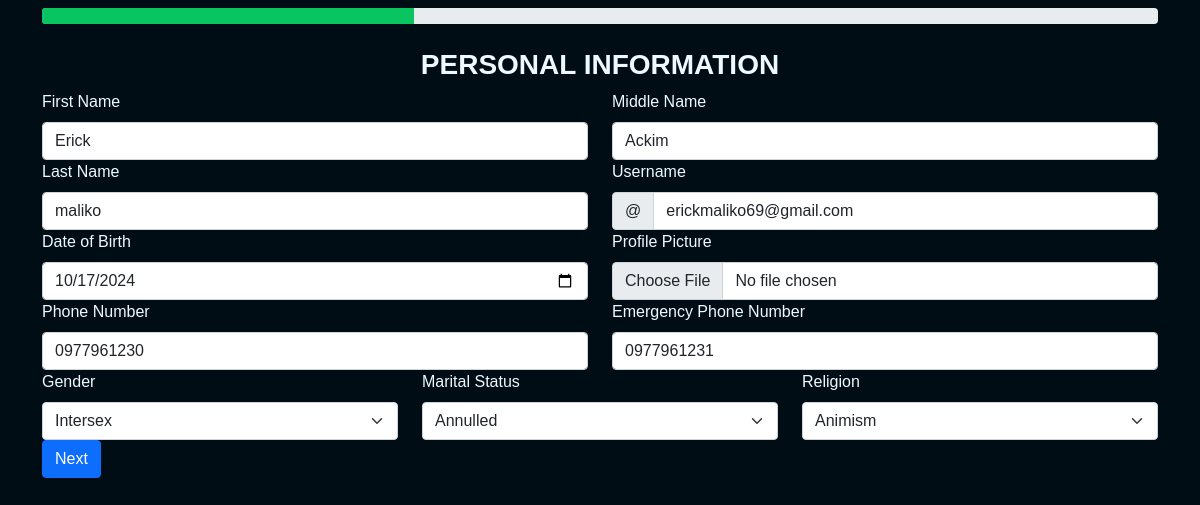
Before: /student_profile_update.php with the older database file.
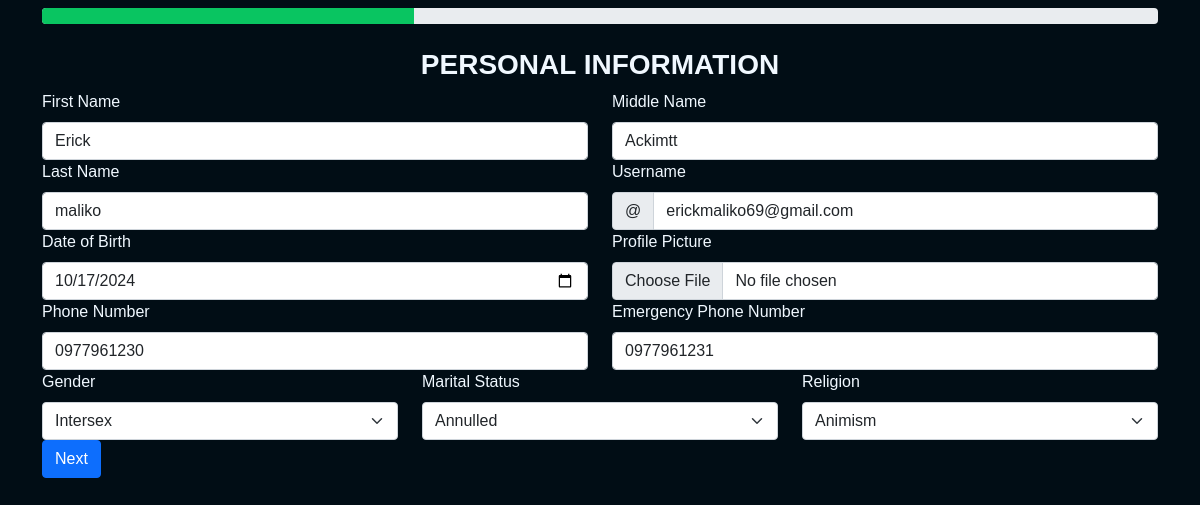
After: the same page with the newer database file.
### tables this page shows
CREATE TABLE `student_details_table` (
  `student_id` int(11) NOT NULL AUTO_INCREMENT,
  `first_name` varchar(50) NOT NULL,
  `middle_name` varchar(50) DEFAULT NULL,
  `last_name` varchar(50) NOT NULL,
  `username` varchar(50) NOT NULL,
  `date_of_birth` date NOT NULL,
  `profile_picture` varchar(255) DEFAULT NULL,
  `phone_number` varchar(15) NOT NULL,
  `emergency_phone` varchar(15) NOT NULL,
  `gender` int(10) NOT NULL,
  `marital_status` int(20) DEFAULT NULL,
  `religion` int(30) DEFAULT NULL,
  `program_id` int(11) NOT NULL,
  `certification_type` int(50) NOT NULL,
  `intake_type` int(20) NOT NULL,
  PRIMARY KEY (`student_id`),
  UNIQUE KEY `username` (`username`),
  KEY `program_id` (`program_id`),
  KEY `fk_gender` (`gender`),
  KEY `fk_marital_status` (`marital_status`),
  KEY `fk_religion` (`religion`),
  KEY `fk_certification_type` (`certification_type`),
  KEY `fk_intake_type` (`intake_type`),
  CONSTRAINT `fk_certification_type` FOREIGN KEY (`certification_type`) REFERENCES `certifications` (`certification_id`),
  CONSTRAINT `fk_gender` FOREIGN KEY (`gender`) REFERENCES `gender` (`gender_id`),
  CONSTRAINT `fk_intake_type` FOREIGN KEY (`intake_type`) REFERENCES `intake` (`intake_id`),
  CONSTRAINT `fk_marital_status` FOREIGN KEY (`marital_status`) REFERENCES `maritalstatus` (`status_id`),
  CONSTRAINT `fk_religion` FOREIGN KEY (`religion`) REFERENCES `religion` (`religion_id`),
  CONSTRAINT `student_details_table_ibfk_1` FOREIGN KEY (`program_id`) REFERENCES `programs` (`program_id`) ON DELETE CASCADE
);

CREATE TABLE `gender` (
  `gender_id` int(11) NOT NULL AUTO_INCREMENT,
  `gender_name` varchar(50) NOT NULL,
  PRIMARY KEY (`gender_id`)
);

CREATE TABLE `maritalstatus` (
  `status_id` int(11) NOT NULL AUTO_INCREMENT,
  `status_name` varchar(50) NOT NULL,
  PRIMARY KEY (`status_id`)
);

CREATE TABLE `religion` (
  `religion_id` int(11) NOT NULL AUTO_INCREMENT,
  `religion_name` varchar(50) NOT NULL,
  PRIMARY KEY (`religion_id`)
);

### student_profile_update.php (the view, shortened to what this page needs)
<?php
$servername = "localhost";
$username = "root";
$password = "";
$dbname = "woods";
$conn = new mysqli($servername, $username, $password, $dbname);
$student_id = $_SESSION['student_id'] ?? 15;
$options = [
    'certifications' => "SELECT certification_id, certification_name FROM certifications",
    'intakes' => "SELECT intake_id, intake_name FROM intake",
    'genders' => "SELECT gender_id, gender_name FROM gender",
    'marital_statuses' => "SELECT status_id, status_name FROM maritalStatus",
    'religions' => "SELECT religion_id, religion_name FROM religion",
    'nationalities' => "SELECT nationality_id, nationality_name FROM nationality",
    'qualification_levels' => "SELECT level_id, level_name FROM qualificationLevel"
];
foreach ($options as $key => $sql) {
    $result = $conn->query($sql);
}
$stmt = $conn->prepare("SELECT * FROM student_details_table WHERE student_id = ?");
$stmt->bind_param("i", $student_id);
$stmt->execute();
$student_result = $stmt->get_result();
$student = $student_result->fetch_assoc();
?>
<!DOCTYPE html>
<html lang="en">
<head>
    <link rel="stylesheet" href="https://cdn.jsdelivr.net/npm/bootstrap@5.1.3/dist/css/bootstrap.min.css">
    <link rel="stylesheet" href="https://cdnjs.cloudflare.com/ajax/libs/font-awesome/5.15.4/css/all.min.css">
    <link rel="stylesheet" href="Resources/staff_registration.css?v=<?php echo time(); ?>">
</head>
<body>
<section class="container mt-2">
    <div class="row">
        <div class="col-md-12">
            <div class="progress mb-4">
                <div id="progress-bar" class="progress-bar" role="progressbar" style="width: 33%;" aria-valuenow="33" aria-valuemin="0" aria-valuemax="100"></div>
            </div>
            <form class="needs-validation" id="multi-step-form" action="process_update.php" method="POST" enctype="multipart/form-data" novalidate>
                <div id="section-1" class="form-section active">
                    <h3>Personal Information</h3>
                    <div class="row">
                        <div class="col-md-6 position-relative">
                            <label for="first_name" class="form-label">First Name</label>
                            <input type="text" class="form-control" id="first_name" name="first_name" value="<?= htmlspecialchars($student['first_name'] ?? '') ?>" required>
                        </div>
                        <div class="col-md-6 position-relative">
                            <label for="middle_name" class="form-label">Middle Name</label>
                            <input type="text" class="form-control" id="middle_name" name="middle_name" value="<?= htmlspecialchars($student['middle_name'] ?? '') ?>">
                        </div>
                        <div class="col-md-6 position-relative">
                            <label for="last_name" class="form-label">Last Name</label>
                            <input type="text" class="form-control" id="last_name" name="last_name" value="<?= htmlspecialchars($student['last_name'] ?? '') ?>" required>
                        </div>
                        <div class="col-md-6 position-relative">
                            <label for="validationTooltipUsername" class="form-label">Username</label>
                            <div class="input-group has-validation">
                                <span class="input-group-text" id="validationTooltipUsernamePrepend">@</span>
                                <input type="text" class="form-control" id="validationTooltipUsername" name="username" value="<?= htmlspecialchars($student['username'] ?? '') ?>" required>
                            </div>
                        </div>
                        <div class="col-md-6 position-relative">
                            <label for="date_of_birth" class="form-label">Date of Birth</label>
                            <input type="date" class="form-control" id="date_of_birth" name="date_of_birth" value="<?= htmlspecialchars($student['date_of_birth'] ?? '') ?>" required>
                        </div>
                        <div class="col-md-6 position-relative">
                            <label for="profile_picture" class="form-label">Profile Picture</label>
                            <input type="file" class="form-control" id="profile_picture" name="profile_picture" accept="image/*" <?= empty($student['profile_picture']) ? 'required' : '' ?>>
                        </div>
                        <div class="col-md-6 position-relative">
                            <label for="phone_number" class="form-label">Phone Number</label>
                            <input type="text" class="form-control" id="phone_number" name="phone_number" value="<?= htmlspecialchars($student['phone_number'] ?? '') ?>" pattern="\d{10,15}" title="Please enter a valid phone number (10-15 digits)." required>
                        </div>
                        <div class="col-md-6 position-relative">
                            <label for="emergency_phone" class="form-label">Emergency Phone Number</label>
                            <input type="text" class="form-control" id="emergency_phone" name="emergency_phone" value="<?= htmlspecialchars($student['emergency_phone'] ?? '') ?>" pattern="\d{10,15}" title="Please enter a valid phone number (10-15 digits)." required>
                        </div>
                        <div class="col-md-4 position-relative">
                            <label for="gender" class="form-label">Gender</label>
                            <select class="form-select" id="gender" name="gender" required>
                                <?php foreach ($genders as $gender) {
                                    echo "<option value='" . $gender['gender_id'] . "'" . ($student['gender'] == $gender['gender_id'] ? ' selected' : '') . ">" . $gender['gender_name'] . "</option>";
                                } ?>
                            </select>
                        </div>
                        <div class="col-md-4 position-relative">
                            <label for="marital_status" class="form-label">Marital Status</label>
                            <select id="marital_status" name="marital_status" class="form-select" required>
                                <?php foreach ($marital_statuses as $status) {
                                    echo "<option value='" . $status['status_id'] . "'" . ($student['marital_status'] == $status['status_id'] ? ' selected' : '') . ">" . $status['status_name'] . "</option>";
                                } ?>
                            </select>
                        </div>
                        <div class="col-md-4 position-relative">
                            <label for="religion" class="form-label">Religion</label>
                            <select id="religion" name="religion" class="form-select" required>
                                <?php foreach ($religions as $religion) {
                                    echo "<option value='" . $religion['religion_id'] . "'" . ($student['religion'] == $religion['religion_id'] ? ' selected' : '') . ">" . $religion['religion_name'] . "</option>";
                                } ?>
                            </select>
                        </div>
                    </div>
                    <button type="button" class="btn btn-primary next">Next</button>
                </div>
            </form>
        </div>
    </div>
</section>
</body>
</html>

### Resources/staff_registration.css (style rules this page uses)
* { margin: 0; padding: 0; box-sizing: border-box; }
body { background: #010d15; font-family: Arial, sans-serif; }
label { color: aliceblue; }
h3 { color: aliceblue; text-transform: uppercase; font-weight: 800; text-align: center; }
.form-section { display: none; }
.form-section.active { display: block; }
.progress-bar { background-color: #09c561; }

Changed rows visible on the page:
changed student_details_table "Erick": middle_name "Ackim" → "Ackimtt"
